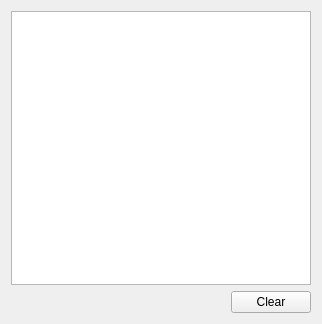
<?xml version="1.0" encoding="UTF-8"?>
<ui version="4.0">
 <class>Form</class>
 <widget class="QWidget" name="Form">
  <property name="geometry">
   <rect>
    <x>0</x>
    <y>0</y>
    <width>322</width>
    <height>324</height>
   </rect>
  </property>
  <property name="windowTitle">
   <string>Attack Log</string>
  </property>
  <layout class="QVBoxLayout" name="verticalLayout">
   <item>
    <widget class="QTextEdit" name="log">
     <property name="undoRedoEnabled">
      <bool>false</bool>
     </property>
     <property name="lineWrapMode">
      <enum>QTextEdit::NoWrap</enum>
     </property>
     <property name="readOnly">
      <bool>true</bool>
     </property>
    </widget>
   </item>
   <item>
    <layout class="QHBoxLayout" name="horizontalLayout">
     <item>
      <spacer name="horizontalSpacer">
       <property name="orientation">
        <enum>Qt::Horizontal</enum>
       </property>
       <property name="sizeHint" stdset="0">
        <size>
         <width>40</width>
         <height>20</height>
        </size>
       </property>
      </spacer>
     </item>
     <item>
      <widget class="QPushButton" name="clearButton">
       <property name="text">
        <string>Clear</string>
       </property>
      </widget>
     </item>
    </layout>
   </item>
  </layout>
 </widget>
 <resources/>
 <connections>
  <connection>
   <sender>clearButton</sender>
   <signal>clicked()</signal>
   <receiver>log</receiver>
   <slot>clear()</slot>
   <hints>
    <hint type="sourcelabel">
     <x>211</x>
     <y>277</y>
    </hint>
    <hint type="destinationlabel">
     <x>221</x>
     <y>191</y>
    </hint>
   </hints>
  </connection>
 </connections>
</ui>
